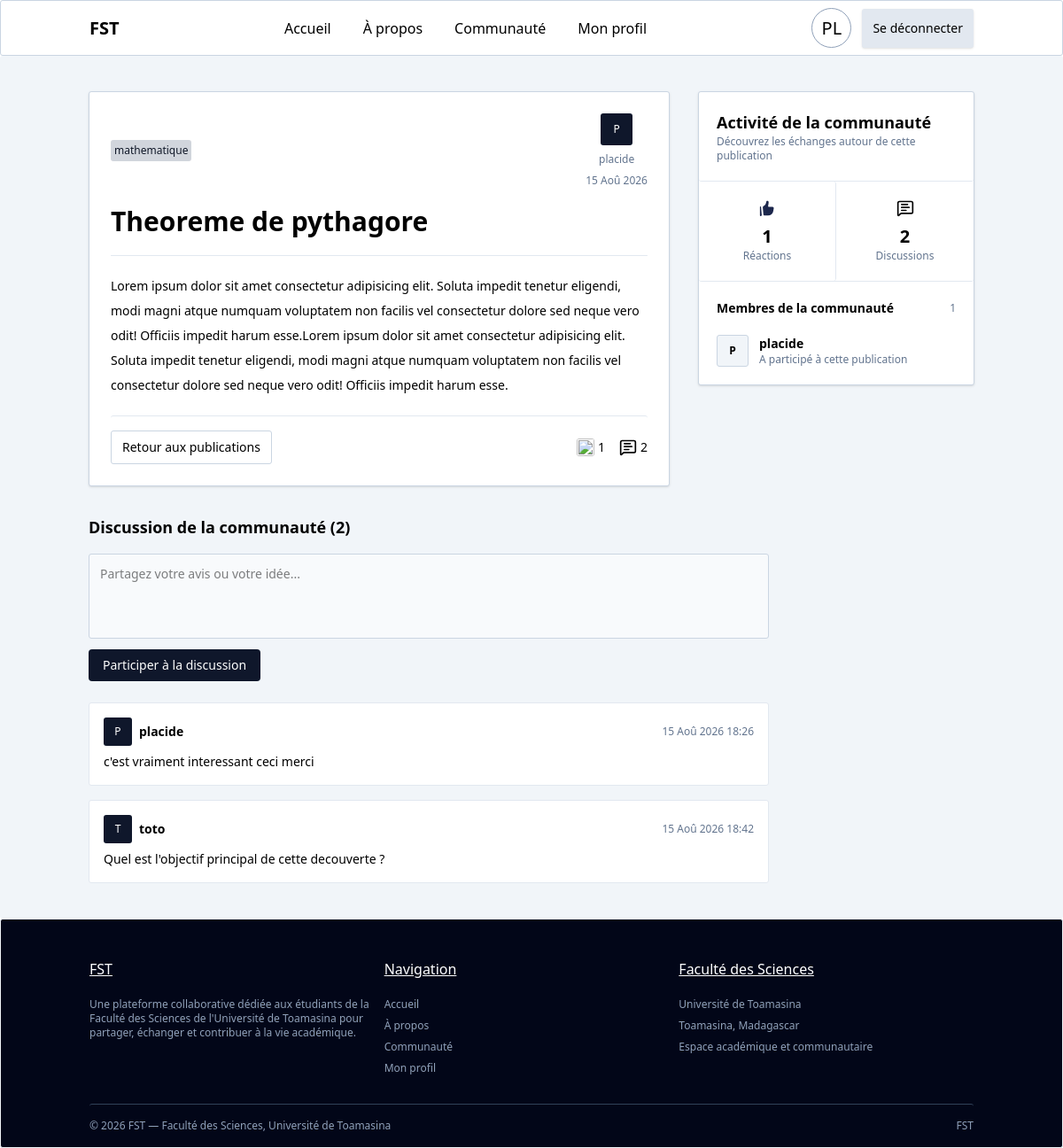
Page /04e02620-a7b2-487e-9d7e-69f9412bf674/ (signed in) on the committed database.
### core/models.py (models this page shows, shortened)
class Post(models.Model):
    id = models.UUIDField(default=uuid.uuid4,editable=False,unique=True,primary_key=True)
    title = models.CharField(max_length=255)
    content = models.TextField()
    user = models.ForeignKey(User,on_delete=models.CASCADE,related_name="posts")
    category = models.ForeignKey(Category,on_delete=models.SET_NULL,null=True,blank=True,related_name="posts")
    created_at = models.DateTimeField(auto_now_add=True)

class Category(models.Model):
    name = models.CharField(max_length=100,unique=True)

class Reaction(models.Model):
    user = models.ForeignKey(User, on_delete=models.CASCADE, related_name="reactions")
    post = models.ForeignKey(Post, on_delete=models.CASCADE, related_name="reactions")

class Comment(models.Model):
    content = models.TextField()
    user = models.ForeignKey(User,on_delete=models.CASCADE,related_name="comments")
    post = models.ForeignKey(Post,on_delete=models.CASCADE,related_name="comments")
    created_at = models.DateTimeField(auto_now_add=True)

### core/views/blog.py (the view)
# urls.py: path('<uuid:id>/', views.show, name='show'),
@login_required
def show(request, id):
    post = get_object_or_404(Post, id=id)
    return render(request, 'core/blog/blog_show.html', {'post': post})

### core/templates/core/blog/blog_show.html (shortened to what this page needs)
{% extends 'base.html' %}
{% load static %}
{% block content %}
<div class="px-25 py-10">
    <div class="grid grid-cols-3 gap-8 items-start">
        <div class="col-span-2">
            <div class="flex flex-col gap-5 border border-slate-300 rounded p-6 bg-white shadow-sm">
                <div class="flex justify-between items-center">
                    <span class="text-xs bg-gray-300 p-1 text-gray-900">
                        {{ post.category.name }}
                    </span>
                    <div class="flex flex-col justify-center gap-2 items-center">
                        <div class="w-9 h-9 rounded-full bg-slate-900 text-white flex justify-center items-center text-xs">
                            {{ post.user.username|slice:":1"|upper }}
                        </div>
                        <span class="text-xs text-slate-500">
                            {{ post.user.username }}
                        </span>
                        <span class="text-xs text-slate-500">
                            {{ post.created_at|date:"d M Y" }}
                        </span>
                    </div>
                </div>
                <h1 class="text-3xl font-bold">
                    {{ post.title }}
                </h1>
                <div class="border-t border-slate-200"></div>
                <p class="leading-7 text-sm">
                    {{ post.content }}
                </p>
                <div class="flex justify-between items-center border-t border-slate-200 pt-4">
                    <a href="{% url 'blog' %}" class="text-sm border border-slate-300 px-3 py-2 rounded">
                        Retour aux publications
                    </a>
                    <div class="flex gap-4 items-center">
                        <form action="{% url 'react_post' post.id %}" method="POST" class="react-form">
                            <button type="submit" class="flex gap-1 items-center cursor-pointer">
                                {% if request.user in post.reactions.all %}
                                    <img src="{% static 'icons/like_full.svg' %}" class="w-5 h-5 icon-liked">
                                {% else %}
                                    <img src="{% static 'icons/like.svg' %}" class="w-5 h-5 icon-liked">
                                {% endif %}
                                <span class="text-sm reaction-count">
                                    {{ post.reactions.count }}
                                </span>
                            </button>
                        </form>
                        <div class="flex gap-1 items-center">
                            <img src="{% static 'icons/comment.svg' %}" class="w-5 h-5">
                            <span class="text-sm">
                                {{ post.comments.count }}
                            </span>
                        </div>
                    </div>
                </div>
            </div>
        </div>
        <aside class="col-span-1 sticky top-6">
            <div class="border border-slate-300 rounded bg-white shadow-sm">
                <div class="p-5 border-b border-slate-200">
                    <h2 class="text-lg font-semibold">
                        Activité de la communauté
                    </h2>
                    <p class="text-xs text-slate-500">
                        Découvrez les échanges autour de cette publication
                    </p>
                </div>
                <div class="flex border-b border-slate-200">
                    <div class="w-1/2 flex flex-col justify-center items-center p-5 border-r border-slate-200">
                        <img src="{% static 'icons/like_full.svg' %}" class="w-5 h-5 mb-2">
                        <span class="text-xl font-bold">
                            {{ post.reactions.count }}
                        </span>
                        <span class="text-xs text-slate-500">
                            Réactions
                        </span>
                    </div>
                    <div class="w-1/2 flex flex-col justify-center items-center p-5">
                        <img src="{% static 'icons/comment.svg' %}" class="w-5 h-5 mb-2">
                        <span class="text-xl font-bold">
                            {{ post.comments.count }}
                        </span>
                        <span class="text-xs text-slate-500">
                            Discussions
                        </span>
                    </div>
                </div>
                <div class="p-5">
                    <div class="flex justify-between items-center mb-5">
                        <h3 class="text-sm font-semibold">
                            Membres de la communauté
                        </h3>
                        <span class="text-xs text-slate-500">
                            {{ post.reactions.count }}
                        </span>
                    </div>
                    <div class="flex flex-col gap-4">
                        {% for reaction in post.reactions.all %}
                            <div class="flex items-center gap-3">
                                <div class="w-9 h-9 rounded-full bg-slate-100 border border-slate-300 flex justify-center items-center text-xs font-semibold">
                                    {{ reaction.user.username|slice:":1"|upper }}
                                </div>
                                <div>
                                    <p class="text-sm font-semibold">
                                        {{ reaction.user.username }}
                                    </p>
                                    <p class="text-xs text-slate-500">
                                        A participé à cette publication
                                    </p>
                                </div>
                            </div>
                        {% empty %}
                            <div class="text-center py-5">
                                <p class="text-sm text-slate-500">
                                    Aucun membre n'a encore réagi.
                                </p>
                            </div>
                        {% endfor %}
                    </div>
                </div>
            </div>
        </aside>
    </div>
    <div class="mt-8 max-w-3xl">
        <h2 class="text-lg font-semibold mb-4">
            Discussion de la communauté ({{ post.comments.count }})
        </h2>
        <form action="{% url 'comment_post' post.id %}" method="POST" class="flex flex-col gap-3 mb-6">
            <textarea name="content" placeholder="Partagez votre avis ou votre idée..." class="w-full h-24 resize-none border border-slate-300 bg-slate-50 rounded p-3 text-sm outline-none" required></textarea>
            <div>
                <button type="submit" class="bg-slate-900 text-white text-sm px-4 py-2 rounded cursor-pointer">
                    Participer à la discussion
                </button>
            </div>
        </form>
        <div class="flex flex-col gap-4">
            {% for comment in post.comments.all %}
                <div class="border border-slate-200 rounded p-4 bg-white">
                    <div class="flex justify-between items-center mb-2">
                        <div class="flex items-center gap-2">
                            <div class="w-8 h-8 rounded-full bg-slate-900 text-white flex justify-center items-center text-xs">
                                {{ comment.user.username|slice:":1"|upper }}
                            </div>
                            <span class="text-sm font-semibold">
                                {{ comment.user.username }}
                            </span>
                        </div>
                        <span class="text-xs text-slate-500">
                            {{ comment.created_at|date:"d M Y H:i" }}
                        </span>
                    </div>
                    <p class="text-sm">
                        {{ comment.content }}
                    </p>
                </div>
            {% empty %}
                <div class="border border-slate-200 rounded p-4 text-center text-sm text-slate-500">
                    Aucune discussion pour le moment.
                </div>
            {% endfor %}
        </div>
    </div>
</div>
{% endblock content %}

### templates/includes/header.html
<header class="flex justify-between z-4 sticky top-0 bg-white items-center px-25 py-2 border-slate-300 border">
    <a class="font-bold text-xl" href="{% url 'home' %}">
        FST
    </a>
    <nav class="flex gap-5">
        <a class="hover:bg-slate-100 p-2 rounded {% if request.resolver_match.url_name == 'home' %}bg-slate-100{% endif %}" href="{% url 'home' %}">
            Accueil
        </a>
        <a class="hover:bg-slate-100 p-2 rounded {% if request.resolver_match.url_name == 'about' %}bg-slate-100{% endif %}" href="{% url 'about' %}">
            À propos
        </a>
        <a class="hover:bg-slate-100 p-2 rounded {% if request.resolver_match.url_name == 'blog' %}bg-slate-100{% endif %}" href="{% url 'blog' %}">
            Communauté
        </a>
        {% if user.is_authenticated %}
            <a class="hover:bg-slate-100 p-2 rounded {% if request.resolver_match.url_name == 'profile' %}bg-slate-100{% endif %}" href="{% url 'profile' %}">
                Mon profil
            </a>
        {% endif %}
    </nav>
    {% if user.is_authenticated %}
        <div class="flex justify-center gap-3 items-center">
            <button class="text-start text-xl rounded-full border border-slate-400 flex justify-center items-center h-[45px] w-[45px]">
                {{ request.user.username|slice:":2"|upper }}
            </button>
            <a class="bg-slate-200 text-sm transition duration-200 shadow hover:bg-slate-600 hover:text-white p-3" href="{% url 'logout' %}">
                Se déconnecter
            </a>
        </div>
    {% else %}
        <a class="hover:bg-slate-200 text-sm transition duration-200 shadow bg-slate-600 hover:text-black text-white p-3" href="{% url 'login' %}">
            Se connecter
        </a>
    {% endif %}
</header>

### static/css/app.css (style rules this page uses)
*:not(button) { border-radius: 3px; }

### rows in the picture
Post: category.name "mathematique", user.username "P", user.username "placide", created_at "15 Aoû 2026", title "Theoreme de pythagore", content "Lorem ipsum dolor sit amet consectetur adipisicing elit. Soluta impedit tenetur eligendi, modi magni atque numquam voluptatem non facilis vel consectetur dolore sed neque vero odit! Officiis impedit harum esse.Lorem ipsum dolor sit amet consectetur adipisicing elit. Soluta impedit tenetur eligendi, modi magni atque numquam voluptatem non facilis vel consectetur dolore sed neque vero odit! Officiis impedit harum esse.", reactions.count "1", comments.count "2"
Reaction: user.username "P", user.username "placide"
Comment: user.username "P", user.username "placide", created_at "15 Aoû 2026 18:26", content "c'est vraiment interessant ceci merci"
Comment: user.username "T", user.username "toto", created_at "15 Aoû 2026 18:42", content "Quel est l'objectif principal de cette decouverte ?"

### other values in the picture
{{ request.user.username|slice:":2"|upper }} "PL"
